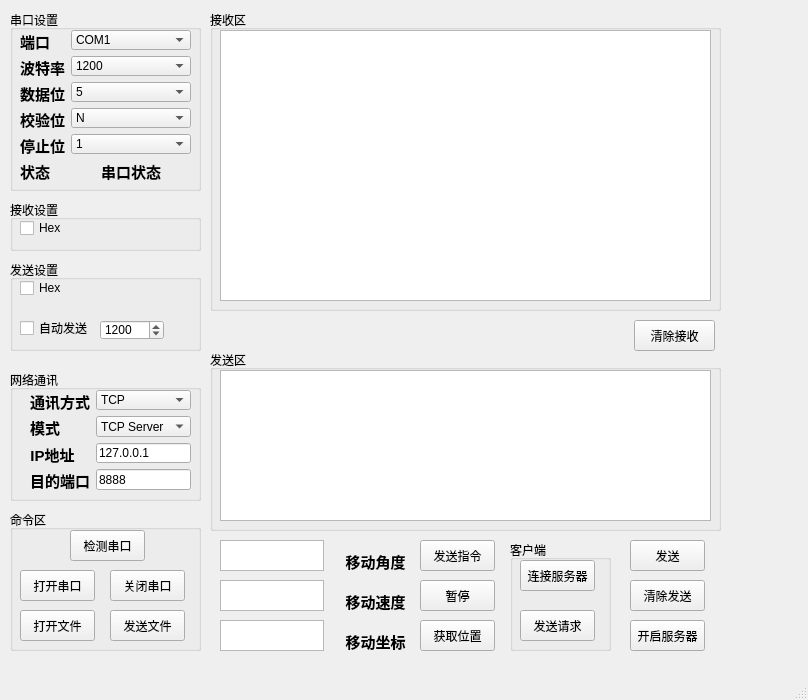
<?xml version="1.0" encoding="UTF-8"?>
<ui version="4.0">
 <class>MainWindow</class>
 <widget class="QMainWindow" name="MainWindow">
  <property name="geometry">
   <rect>
    <x>0</x>
    <y>0</y>
    <width>808</width>
    <height>700</height>
   </rect>
  </property>
  <property name="windowTitle">
   <string>MainWindow</string>
  </property>
  <widget class="QWidget" name="centralwidget">
   <widget class="QGroupBox" name="Recive_groupBox">
    <property name="geometry">
     <rect>
      <x>10</x>
      <y>200</y>
      <width>191</width>
      <height>51</height>
     </rect>
    </property>
    <property name="title">
     <string>接收设置</string>
    </property>
    <widget class="QCheckBox" name="Hex1_checkBox">
     <property name="geometry">
      <rect>
       <x>10</x>
       <y>20</y>
       <width>71</width>
       <height>16</height>
      </rect>
     </property>
     <property name="text">
      <string>Hex</string>
     </property>
    </widget>
   </widget>
   <widget class="QGroupBox" name="TCPgroupBox">
    <property name="geometry">
     <rect>
      <x>10</x>
      <y>370</y>
      <width>191</width>
      <height>131</height>
     </rect>
    </property>
    <property name="title">
     <string>网络通讯</string>
    </property>
   </widget>
   <widget class="QPushButton" name="OpenServer">
    <property name="geometry">
     <rect>
      <x>630</x>
      <y>620</y>
      <width>75</width>
      <height>31</height>
     </rect>
    </property>
    <property name="text">
     <string>开启服务器</string>
    </property>
   </widget>
   <widget class="QPushButton" name="ClearRecieve">
    <property name="geometry">
     <rect>
      <x>634</x>
      <y>320</y>
      <width>81</width>
      <height>31</height>
     </rect>
    </property>
    <property name="text">
     <string>清除接收</string>
    </property>
   </widget>
   <widget class="QPushButton" name="ClearSend">
    <property name="geometry">
     <rect>
      <x>630</x>
      <y>580</y>
      <width>75</width>
      <height>31</height>
     </rect>
    </property>
    <property name="text">
     <string>清除发送</string>
    </property>
   </widget>
   <widget class="QPushButton" name="Send">
    <property name="geometry">
     <rect>
      <x>630</x>
      <y>540</y>
      <width>75</width>
      <height>31</height>
     </rect>
    </property>
    <property name="text">
     <string>发送</string>
    </property>
   </widget>
   <widget class="QGroupBox" name="PortgroupBox">
    <property name="geometry">
     <rect>
      <x>10</x>
      <y>10</y>
      <width>191</width>
      <height>181</height>
     </rect>
    </property>
    <property name="title">
     <string>串口设置</string>
    </property>
   </widget>
   <widget class="QWidget" name="layoutWidget">
    <property name="geometry">
     <rect>
      <x>30</x>
      <y>390</y>
      <width>161</width>
      <height>100</height>
     </rect>
    </property>
    <layout class="QFormLayout" name="formLayout_4">
     <item row="0" column="0">
      <widget class="QLabel" name="TCPLab">
       <property name="text">
        <string>&lt;html&gt;&lt;head/&gt;&lt;body&gt;&lt;p align=&quot;center&quot;&gt;&lt;span style=&quot; font-size:11pt; font-weight:600;&quot;&gt;通讯方式&lt;/span&gt;&lt;/p&gt;&lt;/body&gt;&lt;/html&gt;</string>
       </property>
      </widget>
     </item>
     <item row="0" column="1">
      <widget class="QComboBox" name="TCP_comboBox">
       <item>
        <property name="text">
         <string>TCP</string>
        </property>
       </item>
       <item>
        <property name="text">
         <string>UDP</string>
        </property>
       </item>
      </widget>
     </item>
     <item row="1" column="0">
      <widget class="QLabel" name="ModelLab">
       <property name="text">
        <string>&lt;html&gt;&lt;head/&gt;&lt;body&gt;&lt;p align=&quot;center&quot;&gt;&lt;span style=&quot; font-size:11pt; font-weight:600;&quot;&gt;模式&lt;/span&gt;&lt;/p&gt;&lt;/body&gt;&lt;/html&gt;</string>
       </property>
      </widget>
     </item>
     <item row="1" column="1">
      <widget class="QComboBox" name="Model_comboBox">
       <item>
        <property name="text">
         <string>TCP Server</string>
        </property>
       </item>
       <item>
        <property name="text">
         <string>TCP Client</string>
        </property>
       </item>
       <item>
        <property name="text">
         <string>UDP Server</string>
        </property>
       </item>
       <item>
        <property name="text">
         <string>UDP Client</string>
        </property>
       </item>
       <item>
        <property name="text">
         <string/>
        </property>
       </item>
      </widget>
     </item>
     <item row="2" column="0">
      <widget class="QLabel" name="IPLab_2">
       <property name="text">
        <string>&lt;html&gt;&lt;head/&gt;&lt;body&gt;&lt;p align=&quot;center&quot;&gt;&lt;span style=&quot; font-size:11pt; font-weight:600;&quot;&gt;IP地址&lt;/span&gt;&lt;/p&gt;&lt;/body&gt;&lt;/html&gt;</string>
       </property>
      </widget>
     </item>
     <item row="3" column="0">
      <widget class="QLabel" name="IPLab">
       <property name="text">
        <string>&lt;html&gt;&lt;head/&gt;&lt;body&gt;&lt;p align=&quot;center&quot;&gt;&lt;span style=&quot; font-size:11pt; font-weight:600;&quot;&gt;目的端口&lt;/span&gt;&lt;/p&gt;&lt;/body&gt;&lt;/html&gt;</string>
       </property>
      </widget>
     </item>
     <item row="2" column="1">
      <widget class="QLineEdit" name="IPlineEdit">
       <property name="text">
        <string>127.0.0.1</string>
       </property>
      </widget>
     </item>
     <item row="3" column="1">
      <widget class="QLineEdit" name="PortlineEdit">
       <property name="text">
        <string>8888</string>
       </property>
      </widget>
     </item>
    </layout>
   </widget>
   <widget class="QWidget" name="layoutWidget">
    <property name="geometry">
     <rect>
      <x>20</x>
      <y>30</y>
      <width>171</width>
      <height>151</height>
     </rect>
    </property>
    <layout class="QFormLayout" name="formLayout">
     <item row="0" column="0">
      <widget class="QLabel" name="PorLab">
       <property name="text">
        <string>&lt;html&gt;&lt;head/&gt;&lt;body&gt;&lt;p align=&quot;center&quot;&gt;&lt;span style=&quot; font-size:11pt; font-weight:600;&quot;&gt;端口&lt;/span&gt;&lt;/p&gt;&lt;/body&gt;&lt;/html&gt;</string>
       </property>
      </widget>
     </item>
     <item row="0" column="1">
      <widget class="QComboBox" name="port_comboBox">
       <item>
        <property name="text">
         <string>COM1</string>
        </property>
       </item>
       <item>
        <property name="text">
         <string>COM2</string>
        </property>
       </item>
       <item>
        <property name="text">
         <string>COM3</string>
        </property>
       </item>
       <item>
        <property name="text">
         <string>COM4</string>
        </property>
       </item>
       <item>
        <property name="text">
         <string>COM5</string>
        </property>
       </item>
       <item>
        <property name="text">
         <string>COM6</string>
        </property>
       </item>
      </widget>
     </item>
     <item row="1" column="0">
      <widget class="QLabel" name="BaudLab">
       <property name="text">
        <string>&lt;html&gt;&lt;head/&gt;&lt;body&gt;&lt;p align=&quot;center&quot;&gt;&lt;span style=&quot; font-size:11pt; font-weight:600;&quot;&gt;波特率&lt;/span&gt;&lt;/p&gt;&lt;/body&gt;&lt;/html&gt;</string>
       </property>
      </widget>
     </item>
     <item row="1" column="1">
      <widget class="QComboBox" name="Baud_comboBox">
       <item>
        <property name="text">
         <string>1200</string>
        </property>
       </item>
       <item>
        <property name="text">
         <string>2400</string>
        </property>
       </item>
       <item>
        <property name="text">
         <string>4800</string>
        </property>
       </item>
       <item>
        <property name="text">
         <string>9600</string>
        </property>
       </item>
       <item>
        <property name="text">
         <string>14400</string>
        </property>
       </item>
       <item>
        <property name="text">
         <string>19200</string>
        </property>
       </item>
       <item>
        <property name="text">
         <string>38400</string>
        </property>
       </item>
       <item>
        <property name="text">
         <string>56000</string>
        </property>
       </item>
       <item>
        <property name="text">
         <string>57600</string>
        </property>
       </item>
       <item>
        <property name="text">
         <string>115200</string>
        </property>
       </item>
       <item>
        <property name="text">
         <string>128000</string>
        </property>
       </item>
      </widget>
     </item>
     <item row="2" column="0">
      <widget class="QLabel" name="DataLab">
       <property name="text">
        <string>&lt;html&gt;&lt;head/&gt;&lt;body&gt;&lt;p align=&quot;center&quot;&gt;&lt;span style=&quot; font-size:11pt; font-weight:600;&quot;&gt;数据位&lt;/span&gt;&lt;/p&gt;&lt;/body&gt;&lt;/html&gt;</string>
       </property>
      </widget>
     </item>
     <item row="2" column="1">
      <widget class="QComboBox" name="Data_comboBox">
       <item>
        <property name="text">
         <string>5</string>
        </property>
       </item>
       <item>
        <property name="text">
         <string>6</string>
        </property>
       </item>
       <item>
        <property name="text">
         <string>7</string>
        </property>
       </item>
       <item>
        <property name="text">
         <string>8</string>
        </property>
       </item>
      </widget>
     </item>
     <item row="3" column="0">
      <widget class="QLabel" name="CheckLab">
       <property name="text">
        <string>&lt;html&gt;&lt;head/&gt;&lt;body&gt;&lt;p align=&quot;center&quot;&gt;&lt;span style=&quot; font-size:11pt; font-weight:600;&quot;&gt;校验位&lt;/span&gt;&lt;/p&gt;&lt;/body&gt;&lt;/html&gt;</string>
       </property>
      </widget>
     </item>
     <item row="3" column="1">
      <widget class="QComboBox" name="Check_comboBox">
       <item>
        <property name="text">
         <string>N</string>
        </property>
       </item>
       <item>
        <property name="text">
         <string>E</string>
        </property>
       </item>
       <item>
        <property name="text">
         <string>O</string>
        </property>
       </item>
       <item>
        <property name="text">
         <string>M</string>
        </property>
       </item>
       <item>
        <property name="text">
         <string>S</string>
        </property>
       </item>
      </widget>
     </item>
     <item row="4" column="0">
      <widget class="QLabel" name="StopLab">
       <property name="text">
        <string>&lt;html&gt;&lt;head/&gt;&lt;body&gt;&lt;p align=&quot;center&quot;&gt;&lt;span style=&quot; font-size:11pt; font-weight:600;&quot;&gt;停止位&lt;/span&gt;&lt;/p&gt;&lt;/body&gt;&lt;/html&gt;</string>
       </property>
      </widget>
     </item>
     <item row="4" column="1">
      <widget class="QComboBox" name="Stop_comboBox">
       <item>
        <property name="text">
         <string>1</string>
        </property>
       </item>
       <item>
        <property name="text">
         <string>1.5</string>
        </property>
       </item>
       <item>
        <property name="text">
         <string>2</string>
        </property>
       </item>
      </widget>
     </item>
     <item row="5" column="0">
      <widget class="QLabel" name="StatuLab">
       <property name="text">
        <string>&lt;html&gt;&lt;head/&gt;&lt;body&gt;&lt;p align=&quot;center&quot;&gt;&lt;span style=&quot; font-size:11pt; font-weight:600;&quot;&gt;状态&lt;/span&gt;&lt;/p&gt;&lt;/body&gt;&lt;/html&gt;</string>
       </property>
      </widget>
     </item>
     <item row="5" column="1">
      <widget class="QLabel" name="CheckStaLab">
       <property name="text">
        <string>&lt;html&gt;&lt;head/&gt;&lt;body&gt;&lt;p align=&quot;center&quot;&gt;&lt;span style=&quot; font-size:11pt; font-weight:600;&quot;&gt;串口状态&lt;/span&gt;&lt;/p&gt;&lt;/body&gt;&lt;/html&gt;</string>
       </property>
      </widget>
     </item>
    </layout>
   </widget>
   <widget class="QGroupBox" name="groupBox">
    <property name="geometry">
     <rect>
      <x>10</x>
      <y>260</y>
      <width>191</width>
      <height>91</height>
     </rect>
    </property>
    <property name="title">
     <string>发送设置</string>
    </property>
    <widget class="QCheckBox" name="Hex2_checkBox">
     <property name="geometry">
      <rect>
       <x>10</x>
       <y>20</y>
       <width>71</width>
       <height>16</height>
      </rect>
     </property>
     <property name="text">
      <string>Hex</string>
     </property>
    </widget>
    <widget class="QSpinBox" name="spinBox">
     <property name="geometry">
      <rect>
       <x>90</x>
       <y>60</y>
       <width>64</width>
       <height>20</height>
      </rect>
     </property>
     <property name="maximum">
      <number>100000</number>
     </property>
     <property name="value">
      <number>1200</number>
     </property>
    </widget>
    <widget class="QCheckBox" name="send_checkBox_2">
     <property name="geometry">
      <rect>
       <x>10</x>
       <y>60</y>
       <width>71</width>
       <height>16</height>
      </rect>
     </property>
     <property name="text">
      <string>自动发送</string>
     </property>
    </widget>
   </widget>
   <widget class="QGroupBox" name="groupBox_2">
    <property name="geometry">
     <rect>
      <x>210</x>
      <y>10</y>
      <width>511</width>
      <height>301</height>
     </rect>
    </property>
    <property name="title">
     <string>接收区</string>
    </property>
    <widget class="QTextEdit" name="RectextEdit">
     <property name="geometry">
      <rect>
       <x>10</x>
       <y>20</y>
       <width>491</width>
       <height>271</height>
      </rect>
     </property>
     <property name="styleSheet">
      <string notr="true"/>
     </property>
    </widget>
   </widget>
   <widget class="QGroupBox" name="groupBox_3">
    <property name="geometry">
     <rect>
      <x>210</x>
      <y>350</y>
      <width>511</width>
      <height>181</height>
     </rect>
    </property>
    <property name="title">
     <string>发送区</string>
    </property>
    <widget class="QTextEdit" name="SendtextEdit">
     <property name="geometry">
      <rect>
       <x>10</x>
       <y>20</y>
       <width>491</width>
       <height>151</height>
      </rect>
     </property>
    </widget>
   </widget>
   <widget class="QTextEdit" name="speed_textEdit">
    <property name="geometry">
     <rect>
      <x>220</x>
      <y>580</y>
      <width>104</width>
      <height>31</height>
     </rect>
    </property>
   </widget>
   <widget class="QLabel" name="anglelabel">
    <property name="geometry">
     <rect>
      <x>340</x>
      <y>550</y>
      <width>71</width>
      <height>21</height>
     </rect>
    </property>
    <property name="text">
     <string>&lt;html&gt;&lt;head/&gt;&lt;body&gt;&lt;p align=&quot;center&quot;&gt;&lt;span style=&quot; font-size:11pt; font-weight:600;&quot;&gt;移动角度&lt;/span&gt;&lt;/p&gt;&lt;/body&gt;&lt;/html&gt;</string>
    </property>
   </widget>
   <widget class="QLabel" name="coordlabel">
    <property name="geometry">
     <rect>
      <x>340</x>
      <y>630</y>
      <width>71</width>
      <height>21</height>
     </rect>
    </property>
    <property name="text">
     <string>&lt;html&gt;&lt;head/&gt;&lt;body&gt;&lt;p align=&quot;center&quot;&gt;&lt;span style=&quot; font-size:11pt; font-weight:600;&quot;&gt;移动坐标&lt;/span&gt;&lt;/p&gt;&lt;/body&gt;&lt;/html&gt;</string>
    </property>
   </widget>
   <widget class="QTextEdit" name="angle_textEdit">
    <property name="geometry">
     <rect>
      <x>220</x>
      <y>540</y>
      <width>104</width>
      <height>31</height>
     </rect>
    </property>
   </widget>
   <widget class="QLabel" name="speedlabel">
    <property name="geometry">
     <rect>
      <x>340</x>
      <y>590</y>
      <width>71</width>
      <height>21</height>
     </rect>
    </property>
    <property name="text">
     <string>&lt;html&gt;&lt;head/&gt;&lt;body&gt;&lt;p align=&quot;center&quot;&gt;&lt;span style=&quot; font-size:11pt; font-weight:600;&quot;&gt;移动速度&lt;/span&gt;&lt;/p&gt;&lt;/body&gt;&lt;/html&gt;</string>
    </property>
   </widget>
   <widget class="QTextEdit" name="Coords_textEdit">
    <property name="geometry">
     <rect>
      <x>220</x>
      <y>620</y>
      <width>104</width>
      <height>31</height>
     </rect>
    </property>
   </widget>
   <widget class="QPushButton" name="GetLocaButton">
    <property name="geometry">
     <rect>
      <x>420</x>
      <y>620</y>
      <width>75</width>
      <height>31</height>
     </rect>
    </property>
    <property name="text">
     <string>获取位置</string>
    </property>
   </widget>
   <widget class="QPushButton" name="StopButton">
    <property name="geometry">
     <rect>
      <x>420</x>
      <y>580</y>
      <width>75</width>
      <height>31</height>
     </rect>
    </property>
    <property name="text">
     <string>暂停</string>
    </property>
   </widget>
   <widget class="QPushButton" name="sendMsgButton">
    <property name="geometry">
     <rect>
      <x>420</x>
      <y>540</y>
      <width>75</width>
      <height>31</height>
     </rect>
    </property>
    <property name="text">
     <string>发送指令</string>
    </property>
   </widget>
   <widget class="QGroupBox" name="client_groupBox">
    <property name="geometry">
     <rect>
      <x>510</x>
      <y>540</y>
      <width>101</width>
      <height>111</height>
     </rect>
    </property>
    <property name="title">
     <string>客户端</string>
    </property>
    <widget class="QPushButton" name="ConnectServer">
     <property name="geometry">
      <rect>
       <x>10</x>
       <y>20</y>
       <width>75</width>
       <height>31</height>
      </rect>
     </property>
     <property name="text">
      <string>连接服务器</string>
     </property>
    </widget>
    <widget class="QPushButton" name="request_pushButton">
     <property name="geometry">
      <rect>
       <x>10</x>
       <y>70</y>
       <width>75</width>
       <height>31</height>
      </rect>
     </property>
     <property name="text">
      <string>发送请求</string>
     </property>
    </widget>
   </widget>
   <widget class="QGroupBox" name="order_groupBox">
    <property name="geometry">
     <rect>
      <x>10</x>
      <y>510</y>
      <width>191</width>
      <height>141</height>
     </rect>
    </property>
    <property name="title">
     <string>命令区</string>
    </property>
    <widget class="QPushButton" name="CheckpushButton">
     <property name="geometry">
      <rect>
       <x>60</x>
       <y>20</y>
       <width>75</width>
       <height>31</height>
      </rect>
     </property>
     <property name="text">
      <string>检测串口</string>
     </property>
    </widget>
    <widget class="QPushButton" name="OpenPort">
     <property name="geometry">
      <rect>
       <x>10</x>
       <y>60</y>
       <width>75</width>
       <height>31</height>
      </rect>
     </property>
     <property name="text">
      <string>打开串口</string>
     </property>
    </widget>
    <widget class="QPushButton" name="ClosePort">
     <property name="geometry">
      <rect>
       <x>100</x>
       <y>60</y>
       <width>75</width>
       <height>31</height>
      </rect>
     </property>
     <property name="text">
      <string>关闭串口</string>
     </property>
    </widget>
    <widget class="QPushButton" name="OpenFile">
     <property name="geometry">
      <rect>
       <x>10</x>
       <y>100</y>
       <width>75</width>
       <height>31</height>
      </rect>
     </property>
     <property name="text">
      <string>打开文件</string>
     </property>
    </widget>
    <widget class="QPushButton" name="SendFile">
     <property name="geometry">
      <rect>
       <x>100</x>
       <y>100</y>
       <width>75</width>
       <height>31</height>
      </rect>
     </property>
     <property name="text">
      <string>发送文件</string>
     </property>
    </widget>
   </widget>
  </widget>
  <widget class="QMenuBar" name="menubar">
   <property name="geometry">
    <rect>
     <x>0</x>
     <y>0</y>
     <width>808</width>
     <height>23</height>
    </rect>
   </property>
  </widget>
  <widget class="QStatusBar" name="statusbar"/>
 </widget>
 <resources/>
 <connections>
  <connection>
   <sender>ClearRecieve</sender>
   <signal>clicked()</signal>
   <receiver>RectextEdit</receiver>
   <slot>clear()</slot>
   <hints>
    <hint type="sourcelabel">
     <x>94</x>
     <y>675</y>
    </hint>
    <hint type="destinationlabel">
     <x>282</x>
     <y>323</y>
    </hint>
   </hints>
  </connection>
  <connection>
   <sender>ClearSend</sender>
   <signal>clicked()</signal>
   <receiver>SendtextEdit</receiver>
   <slot>clear()</slot>
   <hints>
    <hint type="sourcelabel">
     <x>184</x>
     <y>675</y>
    </hint>
    <hint type="destinationlabel">
     <x>340</x>
     <y>513</y>
    </hint>
   </hints>
  </connection>
 </connections>
</ui>
